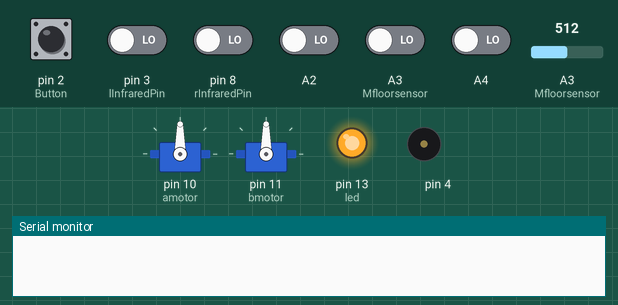
Bench run of a sketch on a simulated Arduino Uno, built with avr-gcc and run on an emulated ATmega328P. Parts: 2 × servo, output pins drawn as LEDs (lit = HIGH), buzzer (waves = sounding), the last lines printed to the serial monitor. The test bench sets the inputs (shaded band); at power-on: pin 2 (Button) HIGH, A2, A3 (Mfloorsensor), A4, pin 3 (lInfraredPin), pin 8 (rInfraredPin) LOW, A3 (Mfloorsensor) = 512.

Above: at 0.8 s.
0.9 s: pin 2 (Button) pulled LOW for 0.15 s
At 2.7 s:
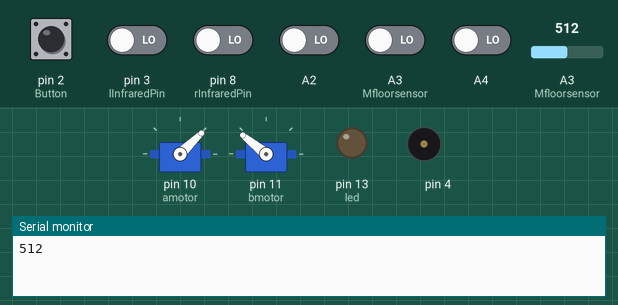
3.0 s: pin 3 (lInfraredPin) driven HIGH
At 3.15 s:
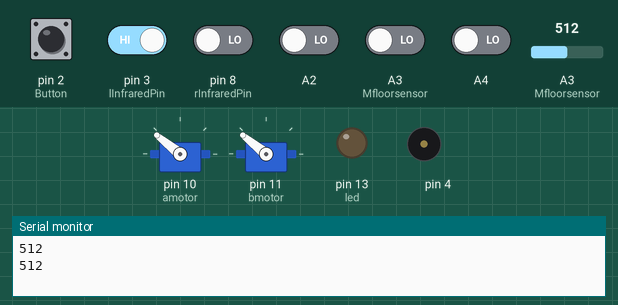
6.0 s: pin 8 (rInfraredPin) driven HIGH
At 6.26 s:
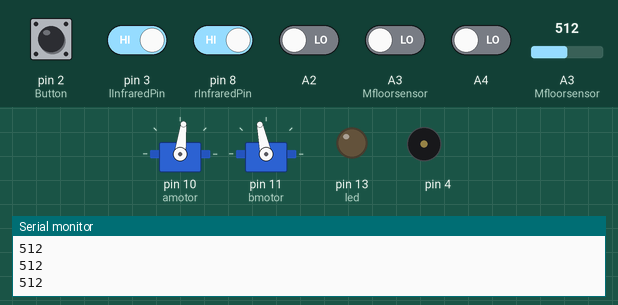
9.0 s: pin 3 (lInfraredPin) driven LOW
At 9.21 s:
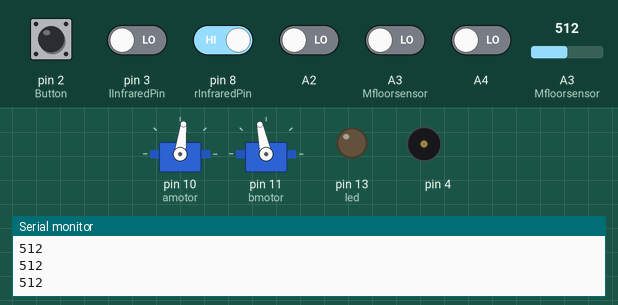
12.0 s: A2 driven HIGH
At 12.0 s:
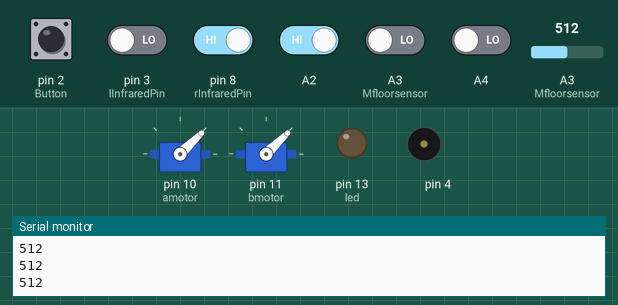
13.5 s: A2 driven LOW
At 14.2 s:
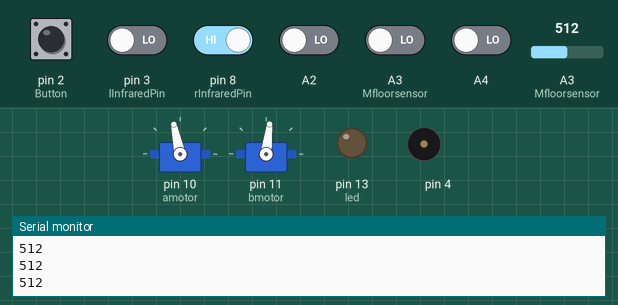
Timing chart, 0 to 17.5 s (numbered marks = the images above; inputs shaded):
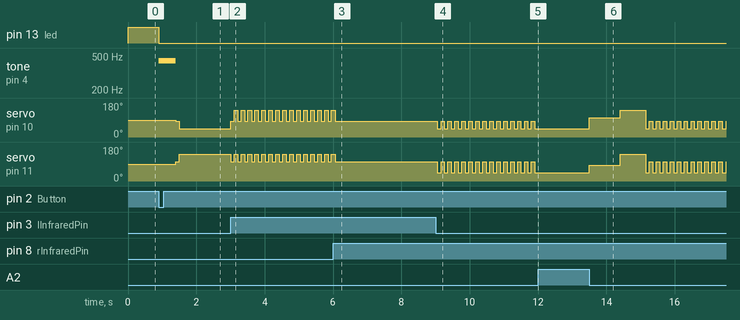

Measured:
- after the input at 0.9 s, pin 13 (led): HIGH → LOW at once; tone on pin 4: silent → 440 Hz at once, → silent 0.50 s later; servo on pin 10 (amotor): 90° → 83° after 0.50 s, → 44° 0.10 s later; servo on pin 11 (bmotor): 90° → 102° after 0.50 s, → 141° 0.10 s later
- after the input at 3.0 s, servo on pin 10 (amotor): alternates 141° for 0.10 s and 83° for 0.10 s, starting at once; servo on pin 11 (bmotor): alternates 141° for 0.10 s and 102° for 0.10 s, starting at once
- after the input at 6.0 s, servo on pin 10 (amotor): goes on until 6.1 s, then stays 83°; servo on pin 11 (bmotor): goes on until 6.1 s, then stays 102°
- after the input at 9.0 s, servo on pin 10 (amotor): alternates 83° for 0.10 s and 44° for 0.10 s, starting after 0.06 s; servo on pin 11 (bmotor): alternates 102° for 0.10 s and 44° for 0.10 s, starting after 0.06 s
- after the input at 12.0 s, servo on pin 10 (amotor), servo on pin 11 (bmotor): stops changing and stays 44°
- after the input at 13.5 s, servo on pin 10 (amotor): 44° → 102° at once, → 141° 0.90 s later, → 44° 0.75 s later, → 83° 0.10 s later, … (25 changes in this stretch); servo on pin 11 (bmotor): 44° → 83° at once, → 141° 0.90 s later, → 44° 0.75 s later, → 102° 0.10 s later, … (25 changes in this stretch)

The sketch:

SumoBot_V2_ir.ino
```cpp
/* SUMO with ATTACK function
  robot drives forward looking for opponent while making sure it backs away then turns when it goes over a white line.
  If either left or right IR top distance sensors sees an object infront the head towards it and faster if both sensors
  are triggered at the same time while still making sure it backs away if it sees a while line.
*/


#include <Servo.h>

Servo amotor; // create servo object to control a servo
Servo bmotor; // create servo object to control a servo
bool lInfrared, rInfrared; //top collision avoidance sensors
int led = 13;
int sensorValue = 0; // variable to store value to for floor IR sensor calibration
int Lfloorsensor = A2; //definition of pins used by floor IR sensors
int Mfloorsensor = A3;
int Rfloorsensor = A4;
int Button = 2; //button to start robot
int lInfraredPin = 3; // top collision detection sensors
int rInfraredPin = 8;
long result = 0;
int White = 900; //white line value - change depending on calibration value on Serial Monitor
int aspeed = 1500; // variable to store the servo position or speed
int bspeed = 1500; // variable to store the servo position or speed

void setup()                    // run once, when the sketch starts
{
  Serial.begin(9600); //start Serial Monitor output
  pinMode(13, OUTPUT); //LED pin is an output
  amotor.attach(10); // right servo connect to pin 10
  bmotor.attach(11); // left servo connect to pin 11
  digitalWrite(led, HIGH); //show led on before robot starts

  pinMode(Button, INPUT_PULLUP);  //simple button connect https://www.arduino.cc/en/uploads/Tutorial/inputPullupButton.png
  // just connect ground and signal
  while (digitalRead(Button) == 1) { // wait until button is pushed
  }
  digitalWrite(led, LOW); //turn led off after robot starts
 tone(4,440,500); // play sound before starting
  delay(500);
}


//---------------------------FUNCTIONS---------------------------//
// RCtime is meant to convert digital signals to analog values
// we use it here, but is not necessary because we already have an analog to digital converter on the
// line following sensors, but leave anyway
long RCtime(int sensPin) {
  long result = 0;
  pinMode(sensPin, OUTPUT);       // make pin OUTPUT
  digitalWrite(sensPin, HIGH);    // make pin HIGH to discharge capacitor
  delay(1);                       // wait a  ms to make sure cap is discharged

  pinMode(sensPin, INPUT);        // turn pin into an input and time till pin goes low
  digitalWrite(sensPin, LOW);     // turn pullups off or it won't work
  while (digitalRead(sensPin)) {  // wait for pin to go low
    result++;
  }

  return result;                   // report results
}

void blinkLED() {
  digitalWrite(led, HIGH);   // turn the LED on (HIGH is the voltage level)
  delay(200);               // wait for 0.2 seconds
  digitalWrite(led, LOW);    // turn the LED off by making the voltage LOW
}

void goForward(int i) {
  aspeed = 1400; //set speed variable
  bspeed = 1600; //set speed variable
  amotor.writeMicroseconds(aspeed); // tell servo to move as indicated by  variable 'aspeed'
  bmotor.writeMicroseconds(bspeed); // tell servo to move as indicated by  variable 'bspeed'
  delay(i); //time for the servo to move

}

void goBack(int i) {
  aspeed = 1600; //set speed variable
  bspeed = 1400; //set speed variable
  amotor.writeMicroseconds(aspeed); // tell servo to move as indicated by  variable 'aspeed'
  bmotor.writeMicroseconds(bspeed); // tell servo to move as indicated by  variable 'bspeed'
  delay(i); //time for the servo to move

}

void spinRight(int i) {
  aspeed = 2000; //set speed variable
  bspeed = 2000; //set speed variable
  amotor.writeMicroseconds(aspeed); // tell servo to move as indicated by  variable 'aspeed'
  bmotor.writeMicroseconds(bspeed); // tell servo to move as indicated by  variable 'bspeed'
  delay(i); //time for the servo to move

}

void spinLeft(int i) {
  aspeed = 1000; //set speed variable
  bspeed = 1000; //set speed variable
  amotor.writeMicroseconds(aspeed); // tell servo to move as indicated by  variable 'aspeed'
  bmotor.writeMicroseconds(bspeed); // tell servo to move as indicated by  variable 'bspeed'
  delay(i); //time for the servo to move

}

void attack() {
  aspeed = 1000; //set speed variable
  bspeed = 2000; //set speed variable
  amotor.writeMicroseconds(aspeed); // tell servo to move as indicated by  variable 'aspeed'
  bmotor.writeMicroseconds(bspeed); // tell servo to move as indicated by  variable 'bspeed'

  while (lInfrared && rInfrared) {
    lInfrared = !digitalRead(lInfraredPin);
    rInfrared = !digitalRead(rInfraredPin);
  }
}

//---------------------------END OF FUNCTIONS---------------------------//

void loop()                     // this part of the code runs continuously
{
  sensorValue = analogRead(Mfloorsensor); //read the IR floor sensor in the middle and put it in variable sensorValue
  Serial.println(sensorValue); //print the value on Serial Monitor to edit our White variable value
Sumo:
  if (RCtime(Lfloorsensor) > White) {
    goBack(900);
    spinRight(750);

  }
  else if (RCtime(Rfloorsensor) > White) {
    goBack(900);
    spinLeft(750);
  }

  else if (RCtime(Mfloorsensor) > White) {
    goBack(1200);
    //  spinLeft(750);
  }

  else goForward(100);

  // check iR sensors to see opponent

  lInfrared = !digitalRead(lInfraredPin);
  rInfrared = !digitalRead(rInfraredPin);

  if (lInfrared) {
    if ( rInfrared) {
      attack();
    }
    else
    {
      spinLeft(100);
    }
  }
  else if (rInfrared) {
    spinRight(100);
  }
}
```
